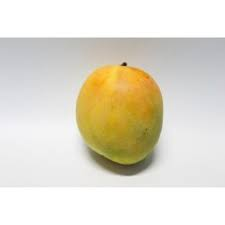
#> input picture Project Computer Vision/mangga gincu.jpg, 225 x 225 px
$ jupyter execute 'Sortation Mango.ipynb'
#> lines starting #> are read from the running program, lines starting #| are printed output that depends on the picture; after the words box and inside, x2 and y2 are one past the last pixel; in counts of white or black regions, pixels touching at a corner belong together
[cell 1]
#Input Library
import cv2
import numpy as np
import matplotlib.pyplot as plt
import random as rng
from skimage import morphology
from skimage import data
from skimage.io import imread, imshow
from skimage.color import rgb2hsv

[cell 2]
#Input Gambar
gambar = cv2.imread('./mangga gincu.jpg')
#> gambar is the input picture: shape (225, 225, 3); mean B, G, R 205.1, 220.1, 225.5

[cell 3]
#convert RGB ke Grayscale
gambar_gray = cv2.cvtColor(gambar, cv2.COLOR_BGR2GRAY)
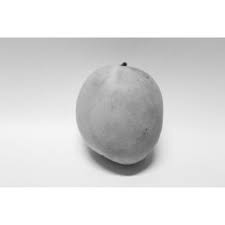
#> gambar_gray: shape (225, 225); min 25, max 255, mean 220
imshow(gambar_gray)

[cell 4]
#convert RGB ke HSV
#gambar_hsv = cv2.cvtColor(gambar, cv2.COLOR_BGR2HSV)
gambar_hsv = rgb2hsv(gambar)
#> gambar_hsv: shape (225, 225, 3) float64; mean of channels 0, 1, 2 0.18, 0.114, 0.888
fig, ax = plt.subplots(1, 3, figsize=(12,4))
ax[0].imshow(gambar_hsv[:,:,0], cmap='hsv')
ax[0].set_title('Hue')
ax[1].imshow(gambar_hsv[:,:,1], cmap='hsv')
ax[1].set_title('Saturation')
ax[2].imshow(gambar_hsv[:,:,2], cmap='hsv')
ax[2].set_title('Value');
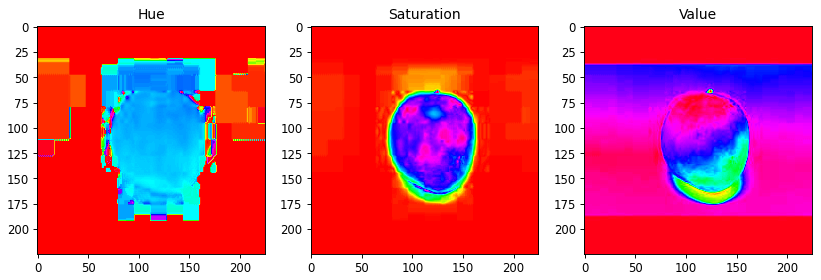
#> figure drawn by matplotlib, 3 panels

[cell 5]
lower_mask = gambar_hsv[:,:,0] > 100
#> lower_mask: shape (225, 225) bool; every value is 0
upper_mask = gambar_hsv[:,:,0] < 110
#> upper_mask: shape (225, 225) bool; every value is 1
saturation_mask = gambar_hsv[:,:,1] > 50

mask = upper_mask*lower_mask*saturation_mask
red = gambar[:,:,0]*mask
green = gambar[:,:,1]*mask
blue = gambar[:,:,2]*mask
gambar_masked = np.dstack((red,green,blue))
#> gambar_masked: shape (225, 225, 3); every value is 0
imshow(gambar_masked)

[cell 6]
#Grayscale ke Threshold
thresh = 175
ret,gambar_thresh = cv2.threshold(gambar_gray, thresh, 255, cv2.THRESH_BINARY)
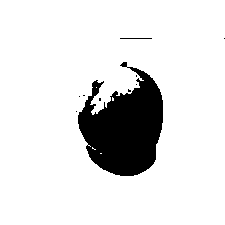
#> gambar_thresh: shape (225, 225); 88% white; 10 black regions (8 under 20 px)
#> ret = 175
imshow(gambar_thresh)

[cell 7]
#Threshold ke Image Morphology
#for i in range(1):
    #threshold_morphology = morphology.binary_dilation(threshold)
kernel = np.ones((5,5),np.uint8)
erosion = cv2.erode(gambar,kernel,iterations = 1)
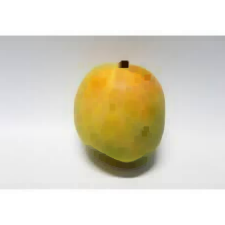
#> erosion: shape (225, 225, 3); mean B, G, R 199.5, 215.9, 221.3
imshow(erosion)

#Color Segmentation ke Image Morphology
for i in range(1):
    color_morphology = morphology.binary_dilation(gambar_masked)

[cell 8]
# Gaussian Blur
blur = cv2.GaussianBlur(erosion,(5,5),cv2.BORDER_DEFAULT)
imshow(blur)

[cell 9]
#Find Contours
contours, hierarchy = cv2.findContours(gambar_thresh, cv2.RETR_TREE, cv2.CHAIN_APPROX_SIMPLE)
#> contours = 15 contours, 11 with area under 20; largest, box (x1, y1, x2, y2) and area: (0, 0, 225, 225) 50175, (77, 66, 164, 177) 6246, (119, 37, 153, 40) 64, (119, 61, 128, 68) 36
img_contours = np.zeros(gambar.shape)
cv2.drawContours(img_contours, contours, -1, (0,255,0), 3)
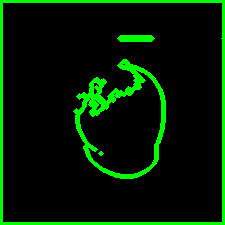
#> img_contours: shape (225, 225, 3) float64; mean of channels 0, 1, 2 0, 26.3, 0; drawn as B, G, R
cv2.imwrite('./mangga countours.jpg',img_contours)

gambar_countours = cv2.imread('./mangga countours.jpg')
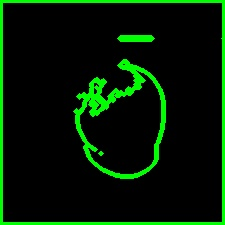
#> gambar_countours: shape (225, 225, 3); mean B, G, R 2.5, 26.4, 2.3
imshow(gambar_countours)

[cell 10]
#Scalling
gambar_scale = cv2.resize(blur, (0, 0), fx=3, fy=3)
imshow(gambar_scale)
